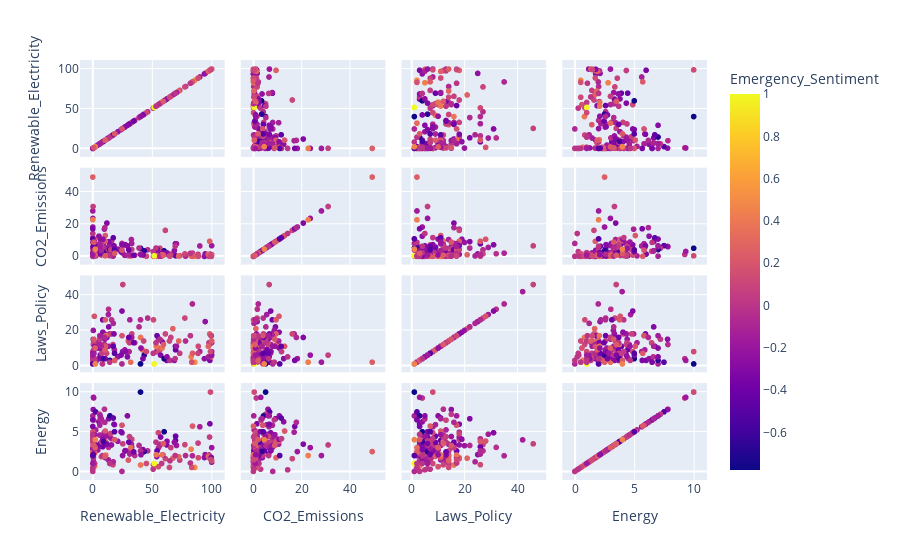

Source (notebook cell):
### Markdown cell above
https://www.python-graph-gallery.com/correlogram/

### Code cell
fig = px.scatter_matrix(df,
    dimensions=["Renewable_Electricity","CO2_Emissions", "Laws_Policy", "Energy"],
    color="Emergency_Sentiment",hover_name="Country")
fig.show()

### Figure 1 — Plotly figure (JSON) as saved in the notebook; plotly's stock layout.template omitted (floating-point values rounded to 4 significant figures; data arrays with more than 128 entries replaced by an {"elided": "..."} marker saying what was removed)
{"data": [{"dimensions": [{"axis": {"matches": true}, "label": "Renewable_Electricity", "values": {"elided": "198 float values"}}, {"axis": {"matches": true}, "label": "CO2_Emissions", "values": {"elided": "198 float values"}}, {"axis": {"matches": true}, "label": "Laws_Policy", "values": {"elided": "198 int values"}}, {"axis": {"matches": true}, "label": "Energy", "values": {"elided": "198 float values"}}], "hovertemplate": "<b>%{hovertext}</b><br><br>%{xaxis.title.text}=%{x}<br>%{yaxis.title.text}=%{y}<br>Emergency_Sentiment=%{marker.color}<extra></extra>", "hovertext": {"elided": "198 str values"}, "legendgroup": "", "marker": {"color": {"elided": "198 float values"}, "coloraxis": "coloraxis", "symbol": "circle"}, "name": "", "showlegend": false, "type": "splom"}], "layout": {"coloraxis": {"colorbar": {"title": {"text": "Emergency_Sentiment"}}, "colorscale": [[0, "#0d0887"], [0.1111, "#46039f"], [0.2222, "#7201a8"], [0.3333, "#9c179e"], [0.4444, "#bd3786"], [0.5556, "#d8576b"], [0.6667, "#ed7953"], [0.7778, "#fb9f3a"], [0.8889, "#fdca26"], [1, "#f0f921"]]}, "dragmode": "select", "legend": {"tracegroupgap": 0}, "margin": {"t": 60}}}
